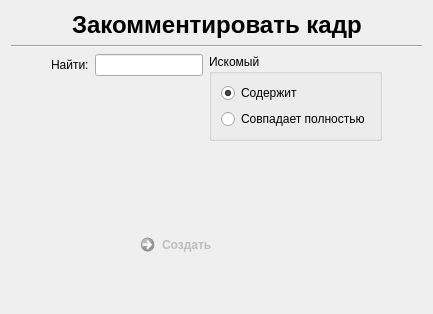
                      <widget class="QWidget" name="page_6">
                       <layout class="QVBoxLayout" name="verticalLayout_40">
                        <item>
                         <layout class="QHBoxLayout" name="horizontalLayout_27">
                          <item>
                           <spacer name="horizontalSpacer_16">
                            <property name="orientation">
                             <enum>Qt::Horizontal</enum>
                            </property>
                            <property name="sizeHint" stdset="0">
                             <size>
                              <width>40</width>
                              <height>20</height>
                             </size>
                            </property>
                           </spacer>
                          </item>
                          <item>
                           <widget class="QLabel" name="label_14">
                            <property name="font">
                             <font>
                              <pointsize>18</pointsize>
                              <weight>75</weight>
                              <bold>true</bold>
                             </font>
                            </property>
                            <property name="text">
                             <string>Закомментировать кадр</string>
                            </property>
                           </widget>
                          </item>
                          <item>
                           <spacer name="horizontalSpacer_42">
                            <property name="orientation">
                             <enum>Qt::Horizontal</enum>
                            </property>
                            <property name="sizeHint" stdset="0">
                             <size>
                              <width>40</width>
                              <height>20</height>
                             </size>
                            </property>
                           </spacer>
                          </item>
                         </layout>
                        </item>
                        <item>
                         <widget class="Line" name="line_11">
                          <property name="orientation">
                           <enum>Qt::Horizontal</enum>
                          </property>
                         </widget>
                        </item>
                        <item>
                         <layout class="QHBoxLayout" name="horizontalLayout_28">
                          <item>
                           <spacer name="horizontalSpacer_43">
                            <property name="orientation">
                             <enum>Qt::Horizontal</enum>
                            </property>
                            <property name="sizeHint" stdset="0">
                             <size>
                              <width>40</width>
                              <height>20</height>
                             </size>
                            </property>
                           </spacer>
                          </item>
                          <item>
                           <layout class="QVBoxLayout" name="verticalLayout_20">
                            <item>
                             <layout class="QHBoxLayout" name="horizontalLayout_26">
                              <item>
                               <widget class="QLabel" name="label_15">
                                <property name="text">
                                 <string>Найти:</string>
                                </property>
                               </widget>
                              </item>
                              <item>
                               <widget class="QLineEdit" name="lineEdit_8"/>
                              </item>
                             </layout>
                            </item>
                            <item>
                             <spacer name="verticalSpacer_23">
                              <property name="orientation">
                               <enum>Qt::Vertical</enum>
                              </property>
                              <property name="sizeHint" stdset="0">
                               <size>
                                <width>20</width>
                                <height>40</height>
                               </size>
                              </property>
                             </spacer>
                            </item>
                           </layout>
                          </item>
                          <item>
                           <layout class="QVBoxLayout" name="verticalLayout_13">
                            <item>
                             <widget class="QGroupBox" name="groupBox_5">
                              <property name="sizePolicy">
                               <sizepolicy hsizetype="Expanding" vsizetype="Expanding">
                                <horstretch>0</horstretch>
                                <verstretch>0</verstretch>
                               </sizepolicy>
                              </property>
                              <property name="title">
                               <string>Искомый</string>
                              </property>
                              <layout class="QVBoxLayout" name="verticalLayout_46">
                               <item>
                                <widget class="QRadioButton" name="radioButton_3">
                                 <property name="text">
                                  <string>Содержит</string>
                                 </property>
                                 <property name="checked">
                                  <bool>true</bool>
                                 </property>
                                </widget>
                               </item>
                               <item>
                                <widget class="QRadioButton" name="radioButton_10">
                                 <property name="text">
                                  <string>Совпадает полностью</string>
                                 </property>
                                </widget>
                               </item>
                              </layout>
                             </widget>
                            </item>
                            <item>
                             <spacer name="verticalSpacer_22">
                              <property name="orientation">
                               <enum>Qt::Vertical</enum>
                              </property>
                              <property name="sizeHint" stdset="0">
                               <size>
                                <width>20</width>
                                <height>40</height>
                               </size>
                              </property>
                             </spacer>
                            </item>
                           </layout>
                          </item>
                          <item>
                           <spacer name="horizontalSpacer_44">
                            <property name="orientation">
                             <enum>Qt::Horizontal</enum>
                            </property>
                            <property name="sizeHint" stdset="0">
                             <size>
                              <width>40</width>
                              <height>20</height>
                             </size>
                            </property>
                           </spacer>
                          </item>
                         </layout>
                        </item>
                        <item>
                         <layout class="QHBoxLayout" name="horizontalLayout_29">
                          <item>
                           <spacer name="horizontalSpacer_45">
                            <property name="orientation">
                             <enum>Qt::Horizontal</enum>
                            </property>
                            <property name="sizeHint" stdset="0">
                             <size>
                              <width>40</width>
                              <height>20</height>
                             </size>
                            </property>
                           </spacer>
                          </item>
                          <item>
                           <layout class="QVBoxLayout" name="verticalLayout_12">
                            <item>
                             <spacer name="verticalSpacer_13">
                              <property name="orientation">
                               <enum>Qt::Vertical</enum>
                              </property>
                              <property name="sizeHint" stdset="0">
                               <size>
                                <width>20</width>
                                <height>40</height>
                               </size>
                              </property>
                             </spacer>
                            </item>
                            <item>
                             <widget class="QCommandLinkButton" name="commandLinkButton_6">
                              <property name="enabled">
                               <bool>false</bool>
                              </property>
                              <property name="text">
                               <string>Создать</string>
                              </property>
                             </widget>
                            </item>
                            <item>
                             <spacer name="verticalSpacer_14">
                              <property name="orientation">
                               <enum>Qt::Vertical</enum>
                              </property>
                              <property name="sizeHint" stdset="0">
                               <size>
                                <width>20</width>
                                <height>40</height>
                               </size>
                              </property>
                             </spacer>
                            </item>
                           </layout>
                          </item>
                          <item>
                           <spacer name="horizontalSpacer_46">
                            <property name="orientation">
                             <enum>Qt::Horizontal</enum>
                            </property>
                            <property name="sizeHint" stdset="0">
                             <size>
                              <width>40</width>
                              <height>20</height>
                             </size>
                            </property>
                           </spacer>
                          </item>
                         </layout>
                        </item>
                       </layout>
                      </widget>
